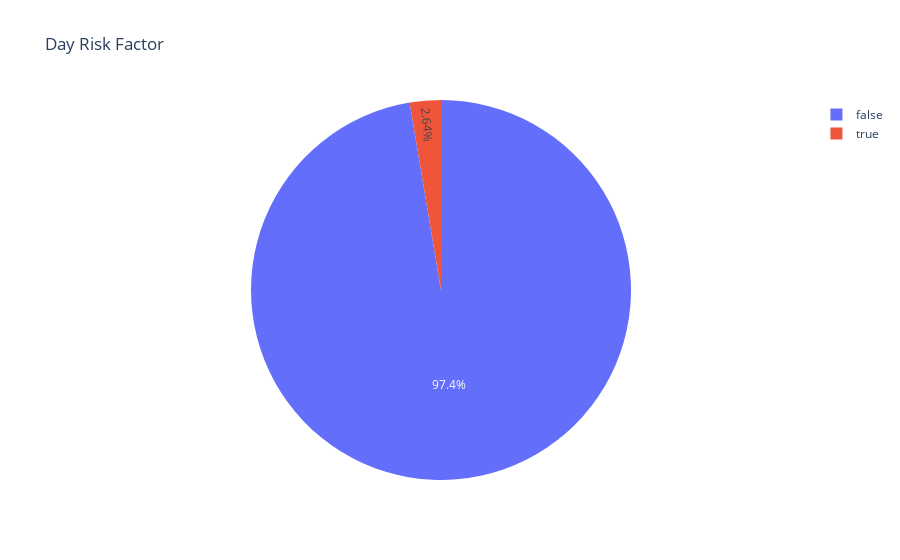

Notebook cell for this chart:
### Code cell
# Count True and False occurrences
counts = Counter(conditions_slope)

# Create a pie chart
fig = px.pie(names=list(counts.keys()), values=list(counts.values()),
             title='Day Risk Factor',
             color_discrete_map={True: 'red', False: 'green'})

# Show the pie chart
fig.show()

### Figure 1 — Plotly figure (JSON) as saved in the notebook; plotly's stock layout.template omitted (floating-point values rounded to 4 significant figures)
{"data": [{"domain": {"x": [0, 1], "y": [0, 1]}, "hovertemplate": "label=%{label}<br>value=%{value}<extra></extra>", "labels": [false, true], "legendgroup": "", "name": "", "showlegend": true, "type": "pie", "values": [1400, 38]}], "layout": {"autosize": true, "legend": {"tracegroupgap": 0}, "title": {"text": "Day Risk Factor"}}}
